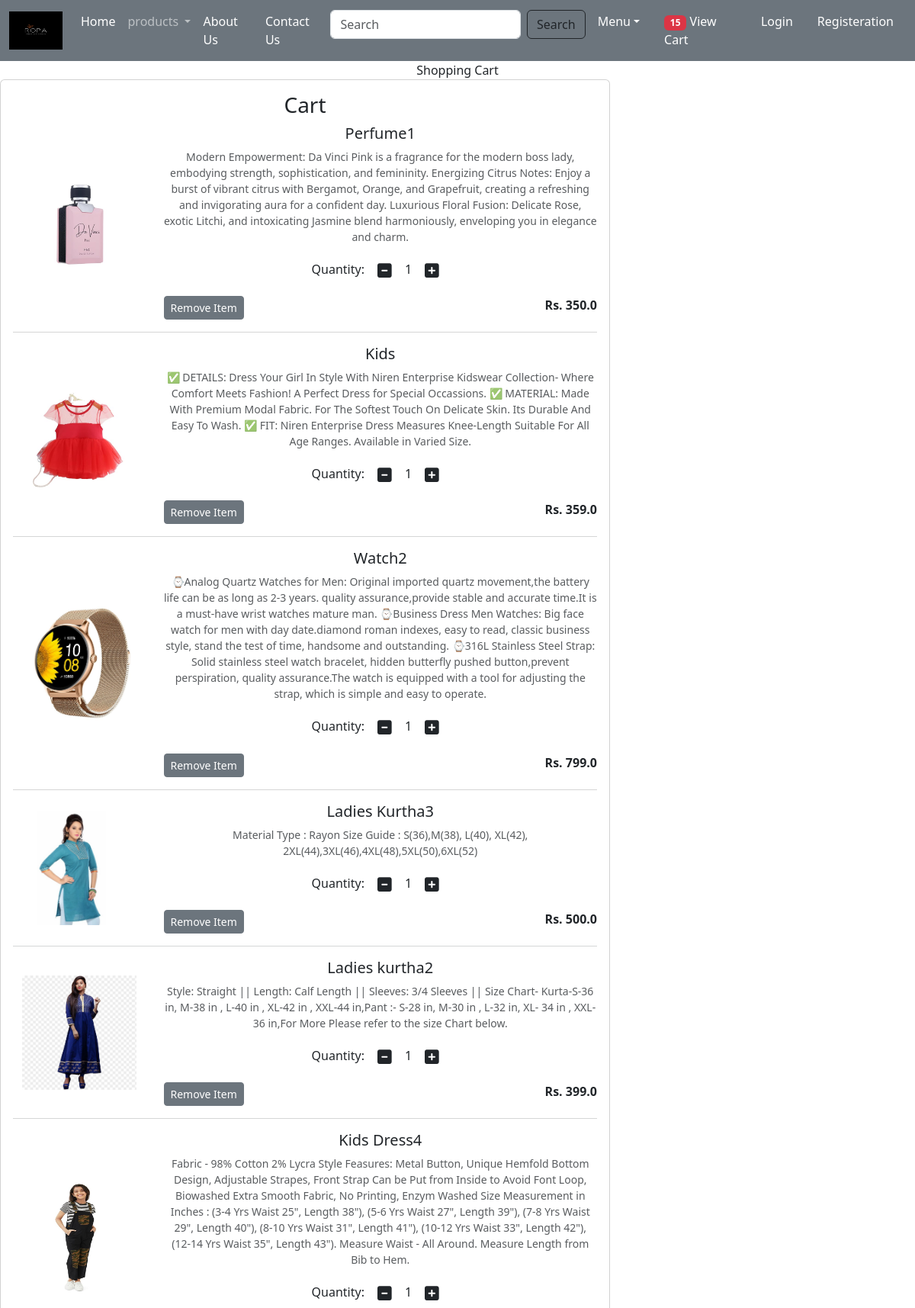
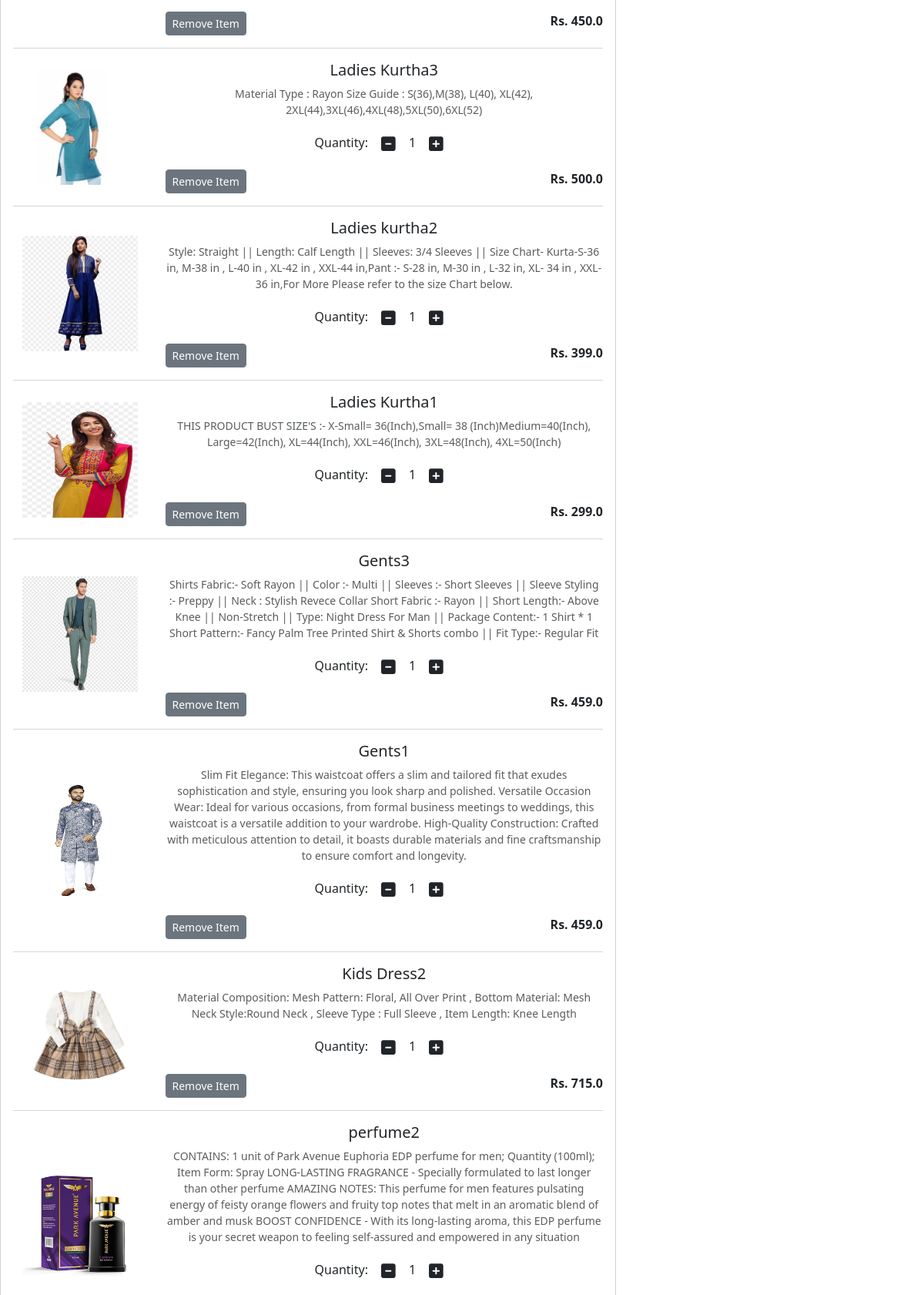
The app's page /cart/ (signed in, upper part) with its own data (2 pictures, top to bottom).
### app/models.py (models this page shows, shortened)
class Cart(models.Model):
    user = models.ForeignKey(User,on_delete=models.CASCADE)
    product = models.ForeignKey(Product,on_delete=models.CASCADE)
    quantity = models.PositiveIntegerField(default=1)

class Product(models.Model):
    title = models.CharField(max_length=100)
    selling_price = models.FloatField()
    discounted_price = models.FloatField()
    description = models.TextField(default='')
    composition = models.TextField(default='')
    prodapp =models.TextField(default='')
    category = models.CharField(choices=CATEGOREY_CHOICES, max_length=2)
    product_image = models.ImageField(upload_to='product')

### app/views.py (the view)
# urls.py: path('cart/',views.show_cart, name='showcart'),
def show_cart(request):
    user = request.user
    cart = Cart.objects.filter(user=user)
    amount = 0
    for p in cart:
        value= p.quantity * p.product.discounted_price
        amount = amount + value
    totalamount = amount + 40
    totalitem = 0
    if request.user.is_authenticated:
        totalitem = len(Cart.objects.filter(user=request.user))
    return render(request, 'app/addtocart.html',locals())

### app/templates/app/addtocart.html (shortened to what this page needs)
{% extends 'app/base.html' %}
{% load static %}
{% block main-content %}
<div class="cotainer my-8">
    <div class="row">
        {% if cart %}
            <div class ="text-center mb-5">Shopping Cart</h1>
                <div class="col-sm-8">
                    <div class='card'>
                        <div class='card-body'>
                            <h3>Cart</h3>
                            {% for item in cart %}
                                <div class='row'>
                                    <div class="col-sm-3 text-center align-self-center"><img src="{{ item.product.product_image.url}}" alt="" srcset="" calss="img-fluid img-thumbnail shadow-5m" height="150" width="150"></div>
                                    <div class="col-sm-9">
                                        <div>
                                            <h5>{{item.product.title}}</h5>
                                            <p class="mb-2 text-muted small">{{item.product.description}}</p>
                                            <div class="my-3">
                                                <label for ="quantity">Quantity:</label>
                                                <a class ="minus-cart btn" pid={{item.product.id}}><i class="fas fa-minus-square fa-lg"></i></a>
                                                <span id="quantity">{{item.quantity}}</span>
                                                <a class ="plus-cart btn" pid={{item.product.id}}><i class="fas fa-plus-square fa-lg"></i></a>
                                            </div>
                                            <div class="d-flex justify-content-between">
                                                <a href="#" class="remove-cart btn btn-sm btn-secondary mr-3" pid={{item.product.id}}>Remove Item </a>
                                                <p class="mb-0"><span><strong>Rs. {{item.product.discounted_price}}</strong></span></p>
                                            </div>
                                        </div>
                                    </div>
                                </div>
                                <hr class='text-muted'>
                            {% endfor %}
                        </div>
                    </div>
                </div>
                {% else %}
                <h1 class="text-center mb-5">Cart is Empty</h1>
            </div>
        {% endif %}
    </div>
</div>
{% endblock main-content %}

### records on screen
Cart: product.product_image (picture), product "Perfume1", product.description "Modern Empowerment: Da Vinci Pink is a fragrance for the modern boss lady, embodying strength, sophistication, and femininity. Energizing Citrus Notes: Enjoy a burst of vibrant citrus with Bergamot, Orange, and Grapefruit, creating a refreshing and invigorating aura for a confident day. Luxurious Floral Fusion: Delicate Rose, exotic Litchi, and intoxicating Jasmine blend harmoniously, enveloping you in elegance and charm.", quantity "1", product.discounted_price "350.0"
Cart: product.product_image (picture), product "Kids", product.description "✅ DETAILS: Dress Your Girl In Style With Niren Enterprise Kidswear Collection- Where Comfort Meets Fashion! A Perfect Dress for Special Occassions. ✅ MATERIAL: Made With Premium Modal Fabric. For The Softest Touch On Delicate Skin. Its Durable And Easy To Wash. ✅ FIT: Niren Enterprise Dress Measures Knee-Length Suitable For All Age Ranges. Available in Varied Size.", quantity "1", product.discounted_price "359.0"
Cart: product.product_image (picture), product "Watch2", product.description "⌚Analog Quartz Watches for Men: Original imported quartz movement,the battery life can be as long as 2-3 years. quality assurance,provide stable and accurate time.It is a must-have wrist watches mature man. ⌚Business Dress Men Watches: Big face watch for men with day date.diamond roman indexes, easy to read, classic business style, stand the test of time, handsome and outstanding. ⌚316L Stainless Steel Strap: Solid stainless steel watch bracelet, hidden butterfly pushed button,prevent perspiration, quality assurance.The watch is equipped with a tool for adjusting the strap, which is simple and easy to operate.", quantity "1", product.discounted_price "799.0"
Cart: product.product_image (picture), product "Ladies Kurtha3", product.description "Material Type : Rayon Size Guide : S(36),M(38), L(40), XL(42), 2XL(44),3XL(46),4XL(48),5XL(50),6XL(52)", quantity "1", product.discounted_price "500.0"
Cart: product.product_image (picture), product "Ladies kurtha2", product.description "Style: Straight || Length: Calf Length || Sleeves: 3/4 Sleeves || Size Chart- Kurta-S-36 in, M-38 in , L-40 in , XL-42 in , XXL-44 in,Pant :- S-28 in, M-30 in , L-32 in, XL- 34 in , XXL- 36 in,For More Please refer to the size Chart below.", quantity "1", product.discounted_price "399.0"
Cart: product.product_image (picture), product "Kids Dress4", product.description "Fabric - 98% Cotton 2% Lycra Style Feasures: Metal Button, Unique Hemfold Bottom Design, Adjustable Strapes, Front Strap Can be Put from Inside to Avoid Font Loop, Biowashed Extra Smooth Fabric, No Printing, Enzym Washed Size Measurement in Inches : (3-4 Yrs Waist 25\", Length 38\"), (5-6 Yrs Waist 27\", Length 39\"), (7-8 Yrs Waist 29\", Length 40\"), (8-10 Yrs Waist 31\", Length 41\"), (10-12 Yrs Waist 33\", Length 42\"), (12-14 Yrs Waist 35\", Length 43\"). Measure Waist - All Around. Measure Length from Bib to Hem.", quantity "1", product.discounted_price "450.0"
Cart: product.product_image (picture), product "Ladies Kurtha3", product.description "Material Type : Rayon Size Guide : S(36),M(38), L(40), XL(42), 2XL(44),3XL(46),4XL(48),5XL(50),6XL(52)", quantity "1", product.discounted_price "500.0"
Cart: product.product_image (picture), product "Ladies kurtha2", product.description "Style: Straight || Length: Calf Length || Sleeves: 3/4 Sleeves || Size Chart- Kurta-S-36 in, M-38 in , L-40 in , XL-42 in , XXL-44 in,Pant :- S-28 in, M-30 in , L-32 in, XL- 34 in , XXL- 36 in,For More Please refer to the size Chart below.", quantity "1", product.discounted_price "399.0"
Cart: product.product_image (picture), product "Ladies Kurtha1", product.description "THIS PRODUCT BUST SIZE'S :- X-Small= 36(Inch),Small= 38 (Inch)Medium=40(Inch), Large=42(Inch), XL=44(Inch), XXL=46(Inch), 3XL=48(Inch), 4XL=50(Inch)", quantity "1", product.discounted_price "299.0"
Cart: product.product_image (picture), product "Gents3", product.description "Shirts Fabric:- Soft Rayon || Color :- Multi || Sleeves :- Short Sleeves || Sleeve Styling :- Preppy || Neck : Stylish Revece Collar Short Fabric :- Rayon || Short Length:- Above Knee || Non-Stretch || Type: Night Dress For Man || Package Content:- 1 Shirt * 1 Short Pattern:- Fancy Palm Tree Printed Shirt & Shorts combo || Fit Type:- Regular Fit", quantity "1", product.discounted_price "459.0"
Cart: product.product_image (picture), product "Gents1", product.description "Slim Fit Elegance: This waistcoat offers a slim and tailored fit that exudes sophistication and style, ensuring you look sharp and polished. Versatile Occasion Wear: Ideal for various occasions, from formal business meetings to weddings, this waistcoat is a versatile addition to your wardrobe. High-Quality Construction: Crafted with meticulous attention to detail, it boasts durable materials and fine craftsmanship to ensure comfort and longevity.", quantity "1", product.discounted_price "459.0"
Cart: product.product_image (picture), product "Kids Dress2", product.description "Material Composition: Mesh Pattern: Floral, All Over Print , Bottom Material: Mesh Neck Style:Round Neck , Sleeve Type : Full Sleeve , Item Length: Knee Length", quantity "1", product.discounted_price "715.0"
Cart: product.product_image (picture), product "perfume2", product.description "CONTAINS: 1 unit of Park Avenue Euphoria EDP perfume for men; Quantity (100ml); Item Form: Spray LONG-LASTING FRAGRANCE - Specially formulated to last longer than other perfume AMAZING NOTES: This perfume for men features pulsating energy of feisty orange flowers and fruity top notes that melt in an aromatic blend of amber and musk BOOST CONFIDENCE - With its long-lasting aroma, this EDP perfume is your secret weapon to feeling self-assured and empowered in any situation", quantity "1"

### other values on screen
{{ totalitem }} "15"
